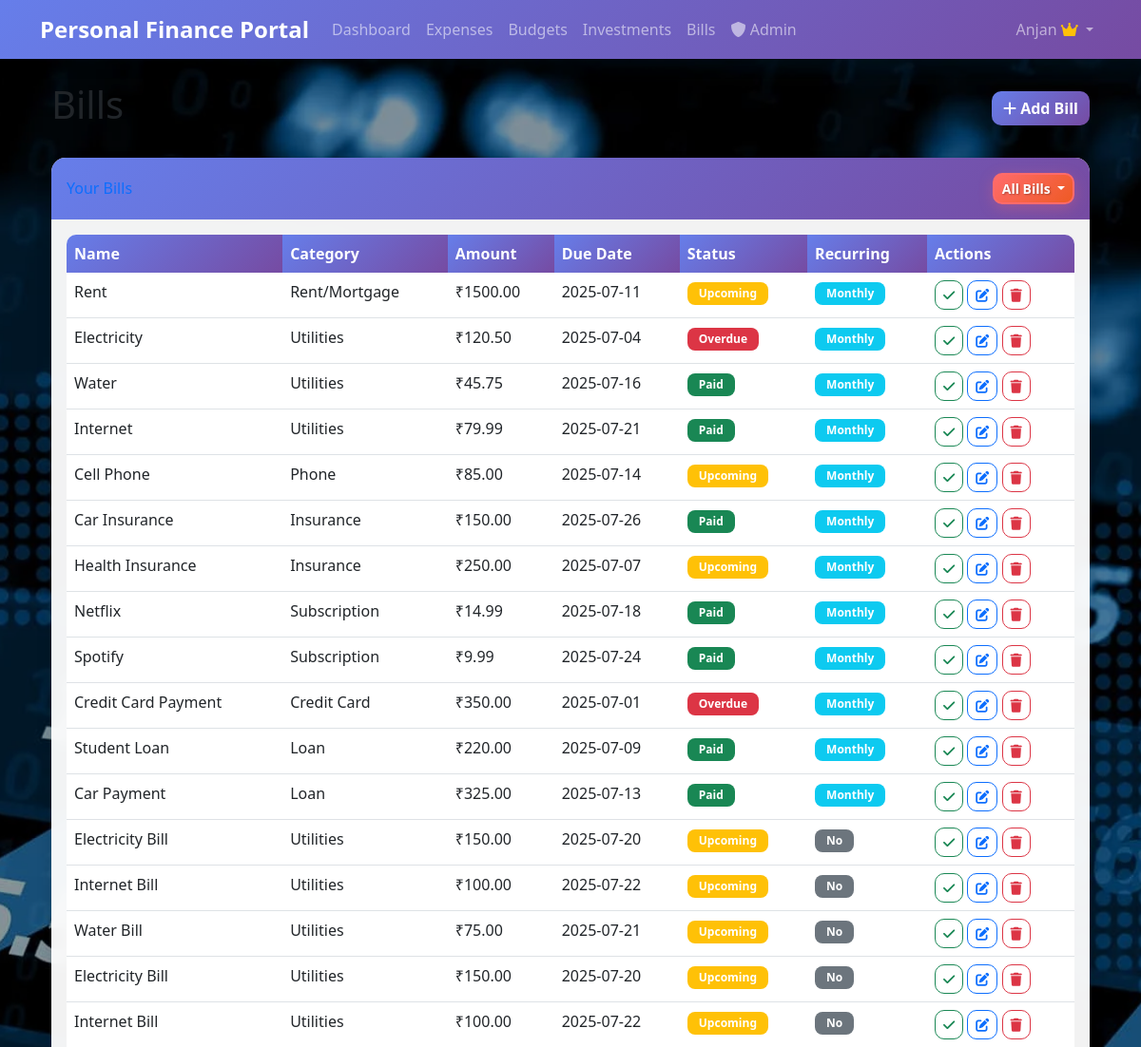
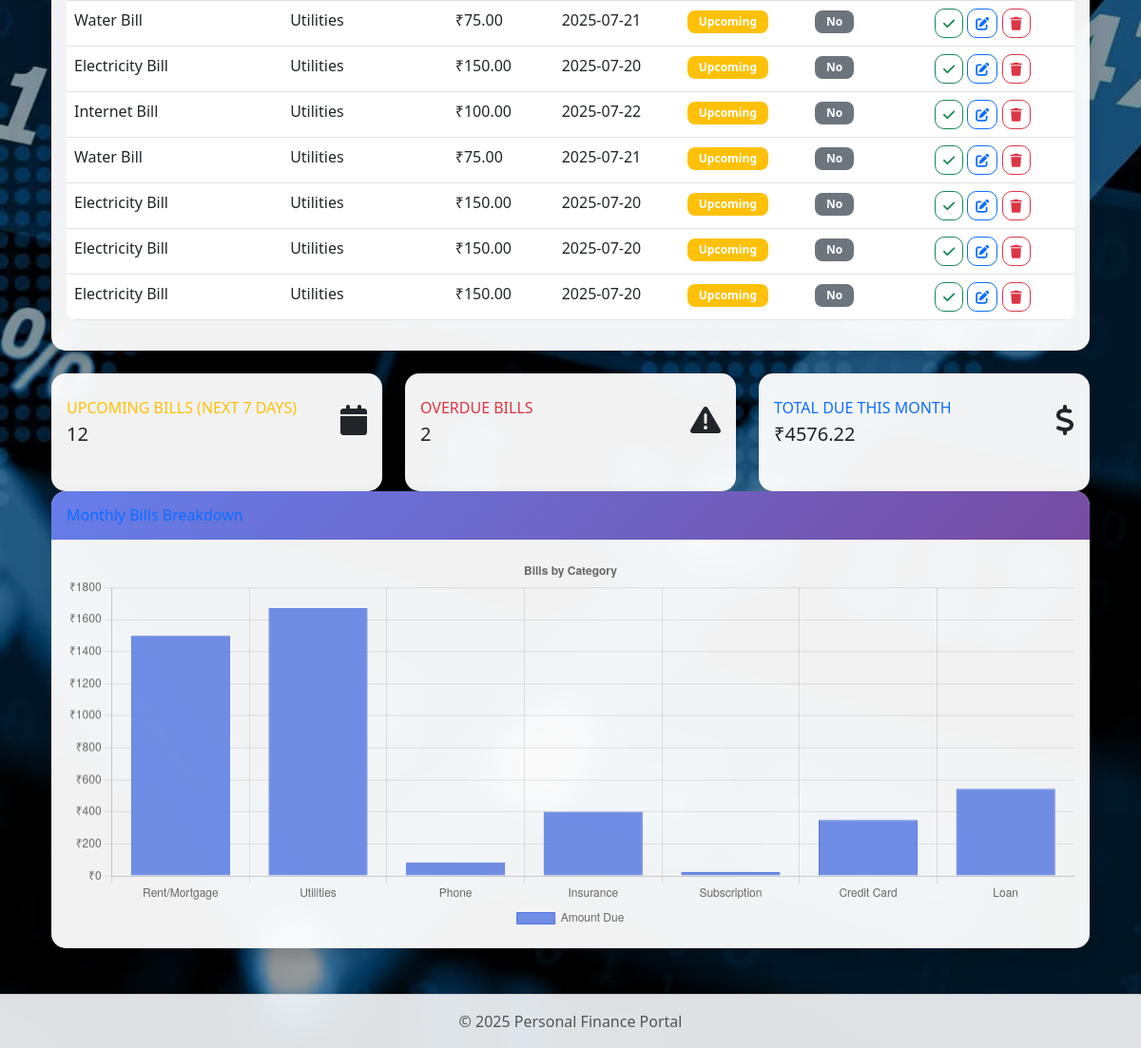
Page /bills/ (signed in) on the committed database (2 pictures, top to bottom).
### app/models/user.py (models this page shows, shortened)
class User(db.Model, UserMixin):
    id = db.Column(db.Integer, primary_key=True)
    username = db.Column(db.String(64), index=True, unique=True)
    email = db.Column(db.String(120), index=True, unique=True)
    password_hash = db.Column(db.String(128))
    created_at = db.Column(db.DateTime, default=datetime.utcnow)
    is_admin = db.Column(db.Boolean, default=False)
    is_active = db.Column(db.Boolean, default=False)  # Users need admin approval
    approved_at = db.Column(db.DateTime, nullable=True)
    approved_by = db.Column(db.Integer, db.ForeignKey('user.id'), nullable=True)
    expenses = db.relationship('Expense', backref='user', lazy='dynamic')
    budgets = db.relationship('Budget', backref='user', lazy='dynamic')
    investments = db.relationship('Investment', backref='user', lazy='dynamic')
    bills = db.relationship('Bill', backref='user', lazy='dynamic')

### app/models/bill.py (models this page shows, shortened)
class Bill(db.Model):
    id = db.Column(db.Integer, primary_key=True)
    user_id = db.Column(db.Integer, db.ForeignKey('user.id'), nullable=False)
    name = db.Column(db.String(100), nullable=False)
    category = db.Column(db.String(50), nullable=False)
    amount = db.Column(db.Float, nullable=False)
    due_date = db.Column(db.DateTime, nullable=False)
    status = db.Column(db.String(20), nullable=False, default='Upcoming')  # Upcoming, Paid, Overdue
    is_recurring = db.Column(db.Boolean, nullable=False, default=False)
    recurrence_frequency = db.Column(db.String(20), nullable=True)  # Weekly, Monthly, Quarterly, Yearly

### app/routes/bills.py (the view)
@bills_bp.route('/')
@login_required
def index():
    bills_exist = Bill.query.filter_by(user_id=current_user.id).first() is not None
    if not bills_exist:
        create_sample_bills()
    filter_type = request.args.get('filter', 'all')
    query = Bill.query.filter_by(user_id=current_user.id)
    if filter_type == 'upcoming':
        query = query.filter(Bill.status == 'Upcoming')
    elif filter_type == 'paid':
        query = query.filter(Bill.status == 'Paid')
    elif filter_type == 'overdue':
        query = query.filter(Bill.status == 'Overdue')
    bills = query.all()
    today = datetime.now().date()
    upcoming_count = 0
    overdue_count = 0
    total_due_month = 0
    bill_categories = []
    category_amounts = []
    category_totals = {}
    for bill in bills:
        if bill.status != 'Paid' and (bill.due_date.date() - today).days <= 7 and (bill.due_date.date() - today).days >= 0:
            upcoming_count += 1
        if bill.status == 'Overdue':
            overdue_count += 1
        if bill.due_date.year == today.year and bill.due_date.month == today.month:
            total_due_month += bill.amount
        if bill.category in category_totals:
            category_totals[bill.category] += bill.amount
        else:
            category_totals[bill.category] = bill.amount
    for category, amount in category_totals.items():
        bill_categories.append(category)
        category_amounts.append(amount)
    return render_template('bills/index.html',
                          title='Bills',
                          bills=bills,
                          upcoming_count=upcoming_count,
                          overdue_count=overdue_count,
                          total_due_month=total_due_month,
                          bill_categories=bill_categories,
                          category_amounts=category_amounts,
                          active_filter=filter_type)

### app/templates/bills/index.html (shortened to what this page needs)
{% extends "base.html" %}
{% block content %}
<div class="container mt-4">
    <div class="d-flex justify-content-between align-items-center mb-4">
        <h1>Bills</h1>
        <button type="button" class="btn btn-primary" data-bs-toggle="modal" data-bs-target="#addBillModal">
            <i class="fas fa-plus"></i> Add Bill
        </button>
    </div>
    {% if bills %}
    <div class="card shadow mb-4">
        <div class="card-header py-3 d-flex justify-content-between align-items-center">
            <h6 class="m-0 font-weight-bold text-primary">Your Bills</h6>
            <div class="dropdown">
                <button class="btn btn-sm btn-outline-secondary dropdown-toggle" type="button" id="filterDropdown"
                    data-bs-toggle="dropdown" aria-expanded="false">
                    {% if active_filter == 'all' %}
                    All Bills
                    {% elif active_filter == 'upcoming' %}
                    Upcoming Bills
                    {% elif active_filter == 'paid' %}
                    Paid Bills
                    {% elif active_filter == 'overdue' %}
                    Overdue Bills
                    {% else %}
                    Filter
                    {% endif %}
                </button>
            </div>
        </div>
        <div class="card-body">
            <div class="table-responsive">
                <table class="table table-hover">
                    <thead>
                        <tr>
                            <th>Name</th>
                            <th>Category</th>
                            <th>Amount</th>
                            <th>Due Date</th>
                            <th>Status</th>
                            <th>Recurring</th>
                            <th>Actions</th>
                        </tr>
                    </thead>
                    <tbody>
                        {% for bill in bills %}
                        <tr>
                            <td>{{ bill.name }}</td>
                            <td>{{ bill.category }}</td>
                            <td>₹{{ "%.2f"|format(bill.amount) }}</td>
                            <td>{{ bill.due_date.strftime('%Y-%m-%d') }}</td>
                            <td>
                                {% if bill.status == 'Paid' %}
                                <span class="badge bg-success">Paid</span>
                                {% elif bill.status == 'Overdue' %}
                                <span class="badge bg-danger">Overdue</span>
                                {% else %}
                                <span class="badge bg-warning">Upcoming</span>
                                {% endif %}
                            </td>
                            <td>
                                {% if bill.is_recurring %}
                                <span class="badge bg-info">{{ bill.recurrence_frequency }}</span>
                                {% else %}
                                <span class="badge bg-secondary">No</span>
                                {% endif %}
                            </td>
                            <td>
                                <button class="btn btn-sm btn-outline-success" data-bs-toggle="modal"
                                    data-bs-target="#markPaidModal{{ bill.id }}">
                                    <i class="fas fa-check"></i>
                                </button>
                                <button class="btn btn-sm btn-outline-primary" data-bs-toggle="modal"
                                    data-bs-target="#editBillModal{{ bill.id }}">
                                    <i class="fas fa-edit"></i>
                                </button>
                                <button class="btn btn-sm btn-outline-danger" data-bs-toggle="modal"
                                    data-bs-target="#deleteBillModal{{ bill.id }}">
                                    <i class="fas fa-trash"></i>
                                </button>
                            </td>
                        </tr>
                        {% endfor %}
                    </tbody>
                </table>
            </div>
        </div>
    </div>
    {% else %}
    <div class="alert alert-info">
        You haven't added any bills yet. Click the "Add Bill" button to get started.
    </div>
    {% endif %}
    <div class="row">
        <div class="col-md-4">
            <div class="card border-left-warning shadow h-100 py-2 mb-4">
                <div class="card-body">
                    <div class="row no-gutters align-items-center">
                        <div class="col mr-2">
                            <div class="text-xs font-weight-bold text-warning text-uppercase mb-1">
                                Upcoming Bills (Next 7 Days)</div>
                            <div class="h5 mb-0 font-weight-bold text-gray-800">{{ upcoming_count }}</div>
                        </div>
                        <div class="col-auto">
                            <i class="fas fa-calendar fa-2x text-gray-300"></i>
                        </div>
                    </div>
                </div>
            </div>
        </div>
        <div class="col-md-4">
            <div class="card border-left-danger shadow h-100 py-2 mb-4">
                <div class="card-body">
                    <div class="row no-gutters align-items-center">
                        <div class="col mr-2">
                            <div class="text-xs font-weight-bold text-danger text-uppercase mb-1">
                                Overdue Bills</div>
                            <div class="h5 mb-0 font-weight-bold text-gray-800">{{ overdue_count }}</div>
                        </div>
                        <div class="col-auto">
                            <i class="fas fa-exclamation-triangle fa-2x text-gray-300"></i>
                        </div>
                    </div>
                </div>
            </div>
        </div>
        <div class="col-md-4">
            <div class="card border-left-primary shadow h-100 py-2 mb-4">
                <div class="card-body">
                    <div class="row no-gutters align-items-center">
                        <div class="col mr-2">
                            <div class="text-xs font-weight-bold text-primary text-uppercase mb-1">
                                Total Due This Month</div>
                            <div class="h5 mb-0 font-weight-bold text-gray-800">₹{{ "%.2f"|format(total_due_month) }}
                            </div>
                        </div>
                        <div class="col-auto">
                            <i class="fas fa-dollar-sign fa-2x text-gray-300"></i>
                        </div>
                    </div>
                </div>
            </div>
        </div>
    </div>
    <div class="card shadow mb-4">
        <div class="card-header py-3">
            <h6 class="m-0 font-weight-bold text-primary">Monthly Bills Breakdown</h6>
        </div>
        <div class="card-body">
            <canvas id="billsChart" width="800" height="300"></canvas>
        </div>
    </div>
</div>
<script>
    document.addEventListener('DOMContentLoaded', function () {
        // Toggle recurrence options based on checkbox
        const isRecurringCheckbox = document.getElementById('is_recurring');
        const recurrenceOptions = document.getElementById('recurrenceOptions');
        if (isRecurringCheckbox && recurrenceOptions) {
            isRecurringCheckbox.addEventListener('change', function () {
                recurrenceOptions.style.display = this.checked ? 'block' : 'none';
            });
        }
        // Bills Chart
        var billsCtx = document.getElementById('billsChart').getContext('2d');
        var billsChart = new Chart(billsCtx, {
            type: 'bar',
            data: {
                labels: {{ bill_categories| tojson }},
        datasets: [{
            label: 'Amount Due',
            data: {{ category_amounts| tojson }},
        backgroundColor: 'rgba(78, 115, 223, 0.8)',
        borderColor: 'rgba(78, 115, 223, 1)',
        borderWidth: 1
            }]
        },
        options: {
        scales: {
            y: {
                beginAtZero: true,
                ticks: {
                    callback: function (value) {
                        return '₹' + value;
                    }
                }
            }
        },
        plugins: {
            title: {
                display: true,
                text: 'Bills by Category'
            },
            legend: {
                position: 'bottom'
            }
        }
    }
    });
});
</script>
{% endblock %}

### app/templates/base.html (shortened to what this page needs)
<!DOCTYPE html>
<html lang="en">
<head>
    <link href="https://cdn.jsdelivr.net/npm/bootstrap@5.3.0-alpha1/dist/css/bootstrap.min.css" rel="stylesheet">
    <link rel="stylesheet" href="https://cdnjs.cloudflare.com/ajax/libs/font-awesome/6.0.0/css/all.min.css">
    <link rel="stylesheet" href="{{ url_for('static', filename='css/style.css') }}">
</head>
<body
    class="{% if request.endpoint == 'dashboard.index' %}dashboard-page{% elif request.endpoint == 'expenses.index' %}expenses-page{% elif request.endpoint == 'budgets.index' %}budgets-page{% elif request.endpoint == 'investments.index' %}investments-page{% elif request.endpoint == 'bills.index' %}bills-page{% elif 'admin.' in request.endpoint %}admin-page{% endif %}">
    <nav class="navbar navbar-expand-lg navbar-dark bg-primary">
        <div class="container">
            <a class="navbar-brand" href="{{ url_for('dashboard.index') }}">{{ config.APP_NAME }}</a>
            <div class="collapse navbar-collapse" id="navbarNav">
                <ul class="navbar-nav me-auto">
                    {% if current_user.is_authenticated %}
                    <li class="nav-item">
                        <a class="nav-link" href="{{ url_for('dashboard.index') }}">Dashboard</a>
                    </li>
                    <li class="nav-item">
                        <a class="nav-link" href="{{ url_for('expenses.index') }}">Expenses</a>
                    </li>
                    <li class="nav-item">
                        <a class="nav-link" href="{{ url_for('budgets.index') }}">Budgets</a>
                    </li>
                    <li class="nav-item">
                        <a class="nav-link" href="{{ url_for('investments.index') }}">Investments</a>
                    </li>
                    <li class="nav-item">
                        <a class="nav-link" href="{{ url_for('bills.index') }}">Bills</a>
                    </li>
                    {% if current_user.is_admin %}
                    <li class="nav-item">
                        <a class="nav-link" href="{{ url_for('admin.index') }}">
                            <i class="fas fa-shield-alt"></i> Admin
                        </a>
                    </li>
                    {% endif %}
                    {% endif %}
                </ul>
                <ul class="navbar-nav">
                    {% if current_user.is_authenticated %}
                    <li class="nav-item dropdown">
                        <a class="nav-link dropdown-toggle" href="#" id="userDropdown" role="button"
                            data-bs-toggle="dropdown">
                            {{ current_user.username }}
                            {% if current_user.is_admin %}
                            <i class="fas fa-crown text-warning"></i>
                            {% endif %}
                        </a>
                    </li>
                    {% endif %}
                </ul>
            </div>
        </div>
    </nav>
    <main class="container mt-4">
        {% block content %}{% endblock %}
    </main>
    <footer class="footer mt-5 py-3 bg-light">
        <div class="container text-center">
            <span class="text-muted">© {{ now.year }} {{ config.APP_NAME }}</span>
        </div>
    </footer>
</body>
</html>

### rows in the picture
User: username "Anjan"
Bill: name "Rent", category "Rent/Mortgage", amount "1500.00", due_date "2025-07-11", status "Upcoming", recurrence_frequency "Monthly"
Bill: name "Electricity", category "Utilities", amount "120.50", due_date "2025-07-04", status "Overdue", recurrence_frequency "Monthly"
Bill: name "Water", category "Utilities", amount "45.75", due_date "2025-07-16", status "Paid", recurrence_frequency "Monthly"
Bill: name "Internet", category "Utilities", amount "79.99", due_date "2025-07-21", status "Paid", recurrence_frequency "Monthly"
Bill: name "Cell Phone", category "Phone", amount "85.00", due_date "2025-07-14", status "Upcoming", recurrence_frequency "Monthly"
Bill: name "Car Insurance", category "Insurance", amount "150.00", due_date "2025-07-26", status "Paid", recurrence_frequency "Monthly"
Bill: name "Health Insurance", category "Insurance", amount "250.00", due_date "2025-07-07", status "Upcoming", recurrence_frequency "Monthly"
Bill: name "Netflix", category "Subscription", amount "14.99", due_date "2025-07-18", status "Paid", recurrence_frequency "Monthly"
Bill: name "Spotify", category "Subscription", amount "9.99", due_date "2025-07-24", status "Paid", recurrence_frequency "Monthly"
Bill: name "Credit Card Payment", category "Credit Card", amount "350.00", due_date "2025-07-01", status "Overdue", recurrence_frequency "Monthly"
Bill: name "Student Loan", category "Loan", amount "220.00", due_date "2025-07-09", status "Paid", recurrence_frequency "Monthly"
Bill: name "Car Payment", category "Loan", amount "325.00", due_date "2025-07-13", status "Paid", recurrence_frequency "Monthly"
Bill: name "Electricity Bill", category "Utilities", amount "150.00", due_date "2025-07-20", status "Upcoming", is_recurring "No"
Bill: name "Internet Bill", category "Utilities", amount "100.00", due_date "2025-07-22", status "Upcoming", is_recurring "No"
Bill: name "Water Bill", category "Utilities", amount "75.00", due_date "2025-07-21", status "Upcoming", is_recurring "No"
Bill: name "Electricity Bill", category "Utilities", amount "150.00", due_date "2025-07-20", status "Upcoming", is_recurring "No"
Bill: name "Internet Bill", category "Utilities", amount "100.00", due_date "2025-07-22", status "Upcoming", is_recurring "No"
Bill: name "Water Bill", category "Utilities", amount "75.00", due_date "2025-07-21", status "Upcoming", is_recurring "No"
Bill: name "Electricity Bill", category "Utilities", amount "150.00", due_date "2025-07-20", status "Upcoming", is_recurring "No"
Bill: name "Internet Bill", category "Utilities", amount "100.00", due_date "2025-07-22", status "Upcoming", is_recurring "No"
Bill: name "Water Bill", category "Utilities", amount "75.00", due_date "2025-07-21", status "Upcoming", is_recurring "No"
Bill: name "Electricity Bill", category "Utilities", amount "150.00", due_date "2025-07-20", status "Upcoming", is_recurring "No"
Bill: name "Electricity Bill", category "Utilities", amount "150.00", due_date "2025-07-20", status "Upcoming", is_recurring "No"
Bill: name "Electricity Bill", category "Utilities", amount "150.00", due_date "2025-07-20", status "Upcoming", is_recurring "No"

### other values in the picture
{{ config.APP_NAME }} "Personal Finance Portal"
{{ upcoming_count }} "12"
{{ overdue_count }} "2"
{{ "%.2f"|format(total_due_month) }} "4576.22"
chart data {{ bill_categories| tojson }} ["Rent/Mortgage", "Utilities", "Phone", "Insurance", "Subscription", "Credit Card", "Loan"]
chart data {{ category_amounts| tojson }} [1500.0, 1671.24, 85.0, 400.0, 24.98, 350.0, 545.0]
